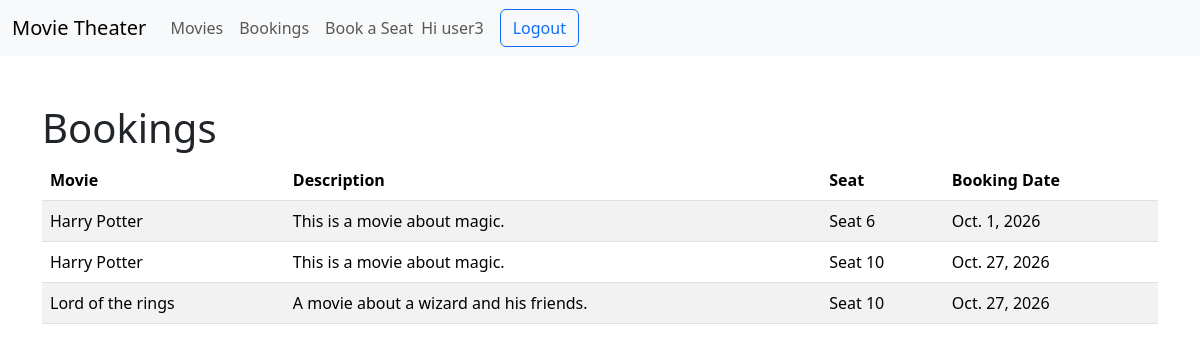
The app's page /booking_history/ (signed in) with its own data.
### bookings/models.py (models this page shows, shortened)
class Booking(models.Model):
    movie = models.ForeignKey(Movie, on_delete=models.PROTECT)
    seat = models.ForeignKey(Seat, on_delete=models.PROTECT)
    user = models.ForeignKey(settings.AUTH_USER_MODEL, on_delete=models.CASCADE)
    booking_date = models.DateField()

class Movie(models.Model):
    title = models.CharField(max_length=50)
    description = models.TextField()
    release_date = models.DateField()
    duration_minutes = models.PositiveIntegerField()
    def __str__(self):
        return self.title

class Seat(models.Model):
    seat_number = models.PositiveIntegerField(unique=True)
    booking_status = models.BooleanField(default=False)
    def __str__(self):
        return f"Seat {self.seat_number}"

### bookings/views.py (the view)
# urls.py: path('booking_history/', views.booking_history, name="booking_history"),
@login_required
def booking_history(request):
    bookings = Booking.objects.filter(user=request.user)
    return render(request, "bookings/booking_history.html", {"bookings": bookings})

### bookings/templates/bookings/booking_history.html
{% extends "bookings/base.html" %}
{% block content %}
	<div class="container mt-5">
		<h1>Bookings</h1>
		{% if bookings %}
			<table class="table table-striped">
				<thead>
					<tr>
						<th>Movie</th>
						<th>Description</th>
						<th>Seat</th>
						<th>Booking Date</th>
					</tr>
				</thead>
				<tbody>
					{% for booking in bookings %}
						<tr>
							<td>{{ booking.movie }}</td>
							<td>{{ booking.movie.description }}</td>
							<td>{{ booking.seat }}</td>
							<td>{{ booking.booking_date }}</td>
						</tr>
					{% endfor %}
				</tbody>
			</table>
		{% else %}
			<p>No bookings are currently available.</p>
		{% endif %}
	</div>
{% endblock %}

### bookings/templates/bookings/base.html (shortened to what this page needs)
<!doctype html>
<html lang="en">
  <head>
    <link rel="stylesheet" href="https://cdn.jsdelivr.net/npm/bootstrap@5.3.8/dist/css/bootstrap.min.css">
  </head>
  <body>
    <main>
      <nav class="navbar navbar-expand navbar-light bg-light">
        <div class="container-fluid">
          <a class="navbar-brand" href="{% url 'movie_list' %}">Movie Theater</a>
          <div class="navbar-collapse" id="navbarNav">
            <ul class="navbar-nav">
              <li class="nav-item">
                <a class="nav-link" href="{% url 'movie_list' %}">Movies</a>
              </li>
              <li class="nav-item">
                <a class="nav-link" href="{% url 'booking_history' %}">Bookings</a>
              </li>
              <li class="nav-item">
                <a class="nav-link" href="{% url 'seat_booking' %}">Book a Seat</a>
              </li>
              {% if user.is_authenticated %}
                <li class="nav-item d-flex align-items-center">
                  <span class="navbar-text me-3">
                      Hi {{ user.username }}
                  </span>
                  <form method="POST" action="{% url 'logout' %}" class="m-0">
                      <button type="submit" class="btn btn-outline-primary">
                          Logout
                      </button>
                  </form>
                </li>
              {% else %}
                <li class="nav-item">
                <a class="nav-link" href="{% url 'login' %}">login</a>
              </li>
              {% endif %}
            </ul>
          </div>
        </div>
      </nav>
      {% block content %}{% endblock %}
    </main>
  </body>
</html>

### records on screen
Booking: movie "Harry Potter", movie.description "This is a movie about magic.", seat "Seat 6", booking_date "Oct. 1, 2026"
Booking: movie "Harry Potter", movie.description "This is a movie about magic.", seat "Seat 10", booking_date "Oct. 27, 2026"
Booking: movie "Lord of the rings", movie.description "A movie about a wizard and his friends.", seat "Seat 10", booking_date "Oct. 27, 2026"

### other values on screen
{{ user.username }} "user3"
